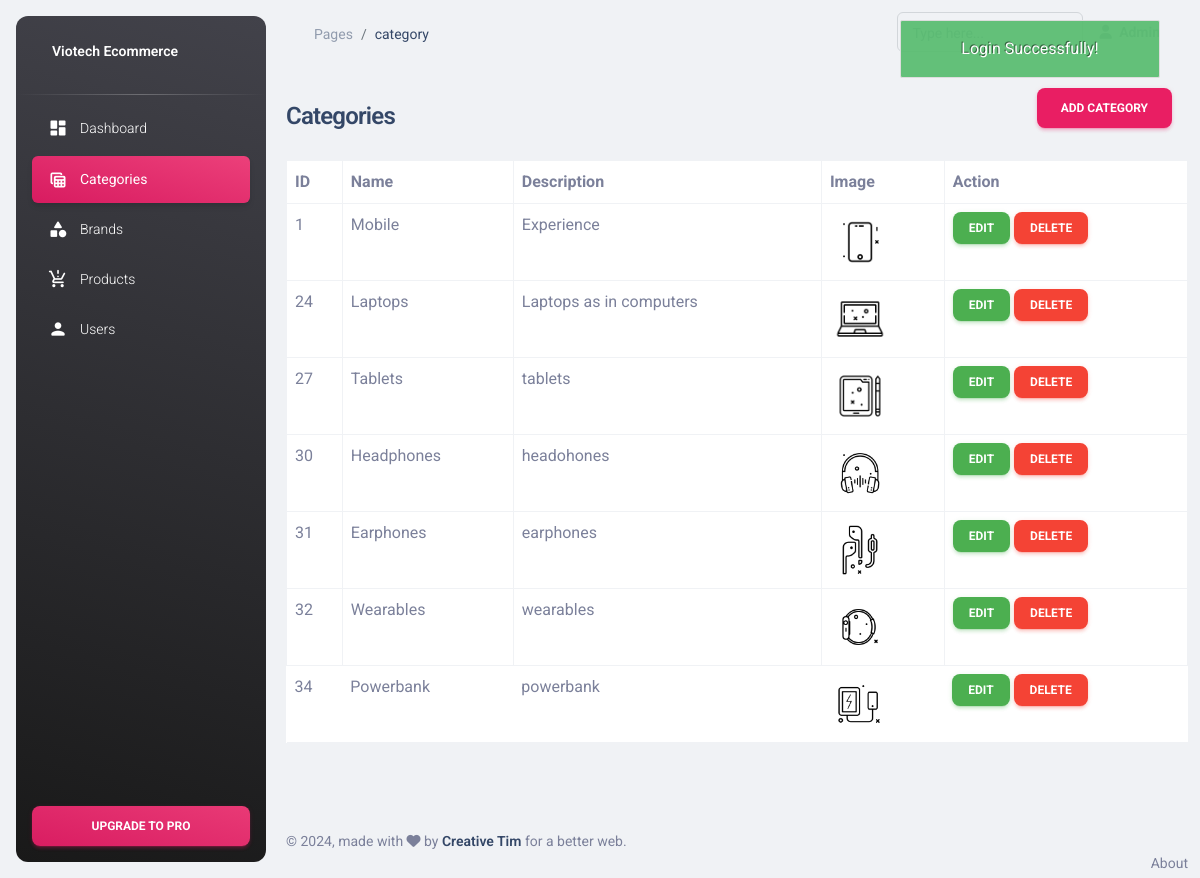
The app's page /admin/category.php (signed in) with its own data.
### tables this page shows
CREATE TABLE `categories` (
  `id` int(11) NOT NULL,
  `name` varchar(255) NOT NULL,
  `description` varchar(255) NOT NULL,
  `image` varchar(255) NOT NULL
);

### admin/includes/config/DAL.php (called while the page is built, shortened)
<?php
require_once "dbcon.php";
function getAll($table)
{
    global $conn;
    $sql = "SELECT * FROM $table";
    $result = $conn->query($sql);
    if ($result->num_rows > 0) {
        return $result;
    } else {
        return false;
    }
}

### admin/category.php (the view)
<?php include('includes/header.php');
include('includes/config/DAL.php');
$categories = getAll('categories');
?>
<div class="container-fluid py-4">
    <div class="row min-vh-80 h-100">
        <div class="col-12">
            <h4 class="d-flex align-items-center justify-content-between mb-3 pe-3">
                Categories
                <a href="addCategory.php" class="btn btn-primary text-white">
                    Add Category
                </a>
            </h4>
            <?php
            if (!$categories)
                echo "No categories found.";
            else {
                echo '<table class="table table-bordered bg-white">
                <thead class="font-weight-bolder">
                    <td>ID</td>
                    <td>Name</td>
                    <td style="text-wrap: balance;">Description</td>
                    <td>Image</td>
                    <td>Action</td>
                </thead>
                <tbody>';
                while ($row = $categories->fetch_assoc()) {
                    echo '
                <tr>
                    <td>' . $row['id'] . '</td>
                    <td>' . $row['name'] . '</td>
                    <td>' . $row['description'] . '</td>
                    <td>
                        <img width="60px" height="60px" src="images/' . $row['image'] . '" alt="">
                    </td>
                    <td>
                        <a href="editCategory.php?id=' . $row['id'] . '" class="btn btn-success text-white btn-sm">
                            Edit
                        </a>
                        <form class="d-inline" action="includes/config/BL.php" method="POST" >
                            <input type="hidden" name="id" value="' . $row['id'] . '" />
                            <button type="submit" class="btn btn-danger text-white btn-sm" name="delete_category">
                                    Delete
                            </button>
                        </form>
                    </td>
                        </tr>';
                }
                echo "</tbody>
            </table>";
            }
            ?>
        </div>
    </div>
</div>
<?php include('includes/footer.php'); ?>

### records on screen
categories: id "1", name "Mobile", description "Experience", image (picture)
categories: id "24", name "Laptops", description "Laptops as in computers", image (picture)
categories: id "27", name "Tablets", description "tablets", image (picture)
categories: id "30", name "Headphones", description "headohones", image (picture)
categories: id "31", name "Earphones", description "earphones", image (picture)
categories: id "32", name "Wearables", description "wearables", image (picture)
categories: id "34", name "Powerbank", description "powerbank", image (picture)
